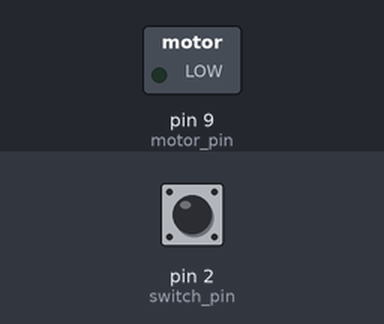
A sketch run on a simulated Arduino Uno, built with avr-gcc and run on an emulated ATmega328P. Parts: switched loads named in the sketch (green lamp = pin HIGH). Inputs (shaded band) come from the test bench; at power-on: pin 2 (switch_pin) LOW.

Above: at 1.2 s.
1.3 s: pin 2 (switch_pin) pulled HIGH for 0.15 s
At 1.37 s:
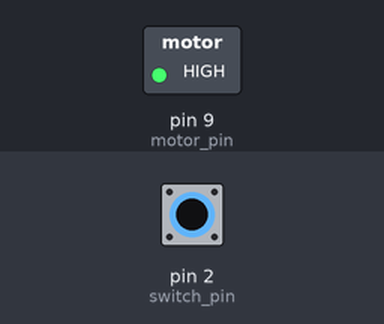
2.9 s: pin 2 (switch_pin) pulled HIGH for 3.2 s
At 7.1 s:
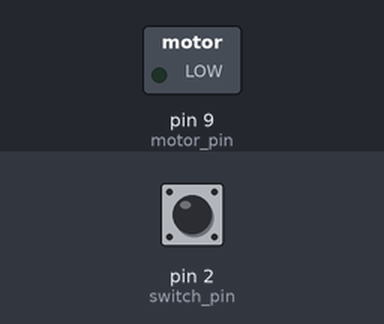
Timing chart, 0 to 8.6 s (numbered marks = the images above; inputs shaded):
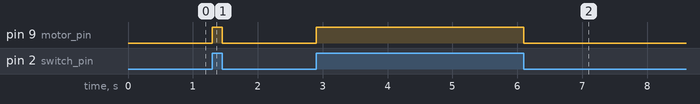

Measured:
- after the input at 1.3 s, pin 9 (motor_pin): LOW → HIGH at once, → LOW 0.15 s later
- after the input at 2.9 s, pin 9 (motor_pin): LOW → HIGH at once, → LOW 3.2 s later

The sketch:

dcmotor.ino
```cpp
const int switch_pin = 2;
const int motor_pin = 9;
int switch_state = 0;

void setup (){
    pinMode(motor_pin, OUTPUT);
    pinMode(switch_pin, INPUT);
}

void loop(){
    switch_state = digitalRead(switch_pin);
    if (switch_state == HIGH){
        digitalWrite(motor_pin, HIGH);
    }else{
        digitalWrite(motor_pin, LOW);

    }
}
```
